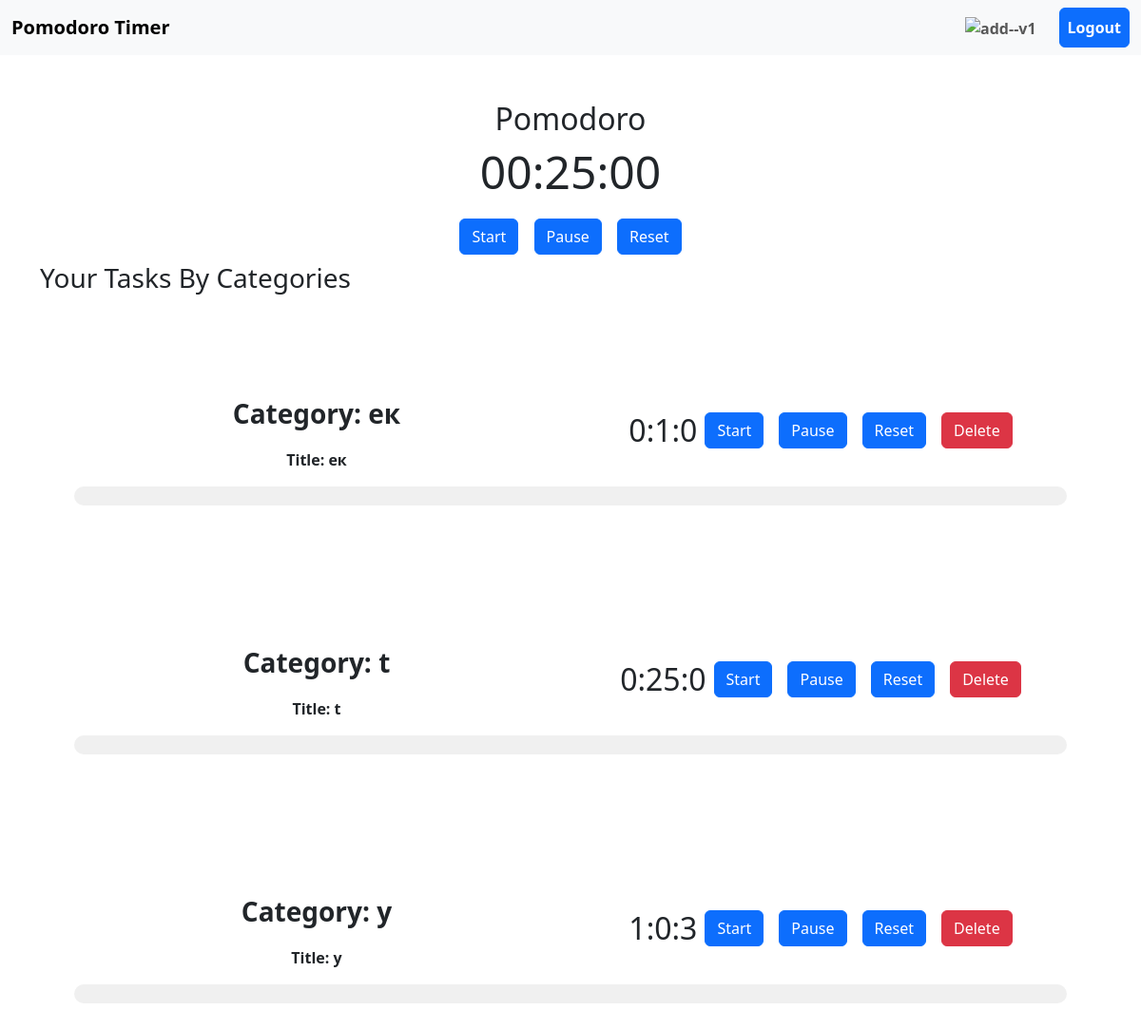
The app's page / (signed in), older data.
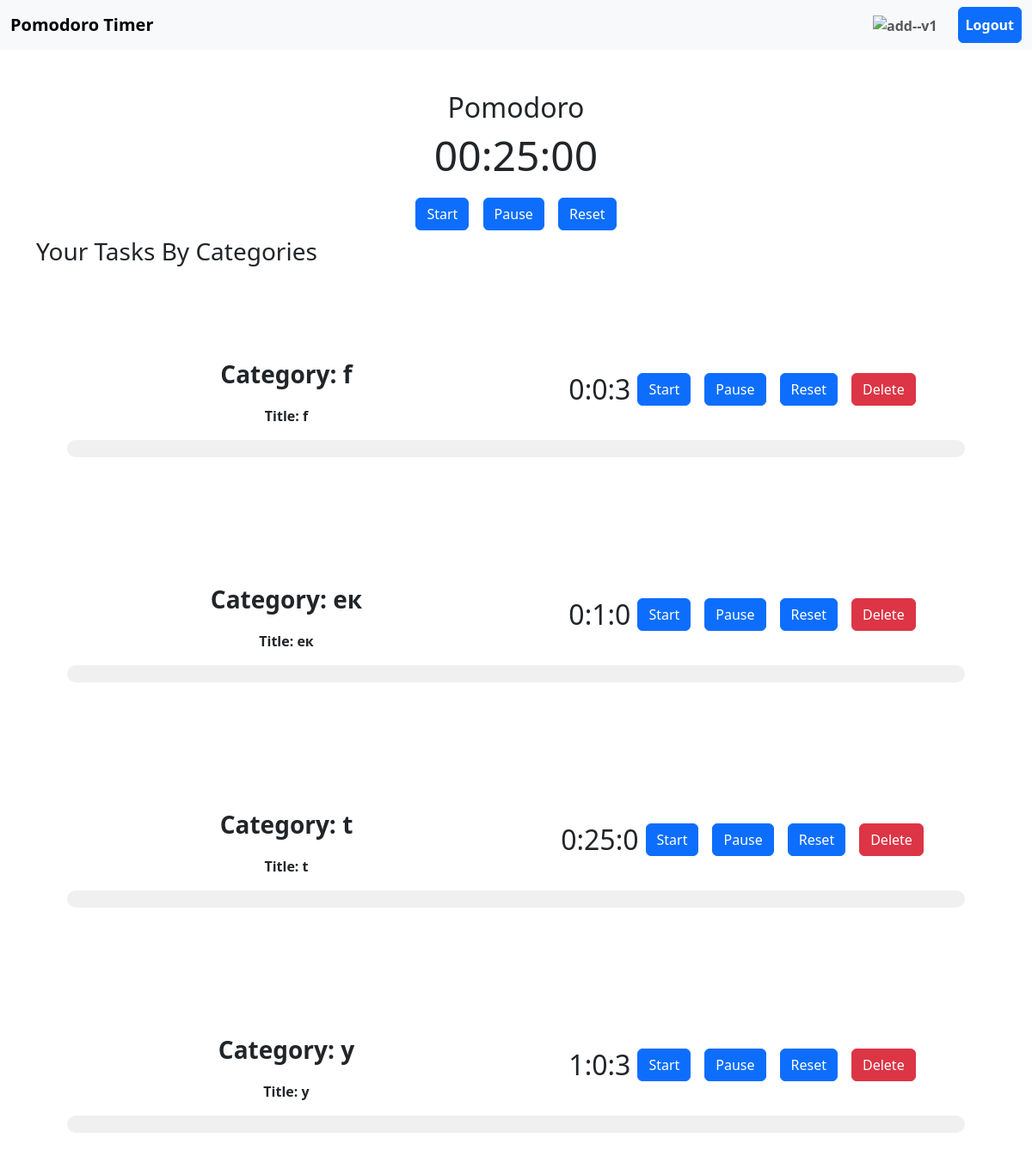
The same page, newer data.
### home/models.py (models this page shows)
class Timers(models.Model):
    title = models.CharField(max_length=100)
    hours = models.IntegerField(default=0)
    minutes = models.IntegerField(default=25)
    seconds = models.IntegerField(default=0)
    category = models.CharField(max_length=50)  # Add this line
    uuid = models.IntegerField(default=0)
    priority = models.IntegerField(default=0)

### home/views.py (the view)
# urls.py: path('', pomodoro_timer, name='pomodoro_timer'),
def pomodoro_timer(request):
    timers = Timers.objects.all().order_by('priority')
    form = PomodoroForm()
    if len(timers) == 0:
        return render(request, 'pomodromo_timer.html', {
            'form': form,
            'editable': False,
            'timers': None,
        })
    return render(request, 'pomodromo_timer.html', {
        'form': form,
        'editable': False,
        'timers': timers,
  })

### templates/pomodromo_timer.html (shortened to what this page needs)
{% load static %}
<!DOCTYPE html>
<html lang="en">
<head>
    <link href="https://cdn.jsdelivr.net/npm/bootstrap@5.3.2/dist/css/bootstrap.min.css"
          rel="stylesheet"
>
    <link rel='stylesheet' href="{% static 'style.css'%}">
</head>
<body>
    <section class="navbar--section fw-bold">
        <nav class="navbar navbar-expand-lg bg-body-tertiary">
            <div class="container-fluid">
                <a class="navbar-brand" href="#">Pomodoro Timer</a>
                <div class="collapse navbar-collapse justify-content-end" id="navbarNavAltMarkup">
                    <div class="navbar-nav">
                        {% if user.is_authenticated %}
                        <a class="nav-link mx-3" href="{% url 'add' user.id %}">
                            <img width="30" src="https://img.icons8.com/ios/50/add--v1.png"
                                 alt="add--v1"/>
                        </a>
                        <a class="btn btn-primary p-2 fw-bold" href="{% url 'logout' %}">Logout</a>
                        {% else %}
                        <a class="nav-link" href="{% url 'login' %}">Login/SignUp</a>
                        {% endif %}
                    </div>
                </div>
            </div>
        </nav>
    </section>
    <section class="timer--section">
        <div class="container">
            <div class="row">
                <div class="col-lg-12 mt-5 h4 text-center">
                    <p class="h2 text-center">Pomodoro</p>
                    <div class="timer ">
                        <span id="hours">00</span>:<span id="minutes">25</span>:<span
                                                          id="seconds">00</span>
                    </div>
                    <button class="btn btn-primary" onclick="startMainTimer()">Start</button>
                    <button class="btn btn-primary" onclick="pauseTimer()">Pause</button>
                    <button class="btn btn-primary" onclick="resetTimer()">Reset</button>
                </div>
            </div>
        </div>
    </section>
    <section class="custom--time">
        <div class="container">
            <p class="h3">Your Tasks By Categories</p>
            {% if user.is_authenticated %}
            <div class="row">
                {% if editable %}
                <form id="pomodoroForm" method="POST" action="{% url 'add' user.id %}">
                    {% csrf_token %}
                    <div class="h5 col-lg-12 mt-5 editable--form">
                        {{ form }}
                        <div class="editable--form--btn text-center">
                            <button class="btn btn-primary" type="submit">Save</button>
                        </div>
                    </div>
                </form>
                {% else %}
                {% if timers is None %}
                <div class="h5 col-lg-12 mt-5 text-center">
                    <p class="h4 text-center">No timer is set</p>
                </div>
                {% else %}
                {% for timer in timers %}
                    {% if timer.uuid == user.id %}
                    <div class="container mt-5 p-5 bg-opacity-10 rounded">
                        <div class="row text-center">
                            <div class="col">
                                <p class="fw-bolder text-center fs-3">Category: {{ timer.category }}</p>
                                <p class="fw-bolder text-center">Title: {{ timer.title }}</p>
                            </div>
                            <div class="col d-flex align-items-center justify-content-center timer">
                                <span id="hours{{ timer.id }}">{{ timer.hours }}</span>:
                                <span id="minutes{{ timer.id }}">{{ timer.minutes }}</span>:
                                <span id="seconds{{ timer.id }}">{{ timer.seconds }}</span>
                                <button class="btn btn-primary m-2"
                                    onclick="startITimer('{{ timer.id }}')">Start</button>
                                <button class="btn btn-primary m-2"
                                    onclick="pauseITimer('{{ timer.id }}')">Pause</button>
                                <button class="btn btn-primary m-2"
                                    onclick="resetITimer('{{ timer.id }}')">Reset</button>
                                <a class="btn btn-danger m-2"
                                    href="/delete/{{ timer.id }}">Delete</a>
                            </div>
                        </div>
                        <div class="round-time-bar" data-style="smooth" style="--duration: 150;">
                        </div>
                    </div>
                    {% endif %}
                {% endfor %}
                {% endif %}
                {% endif %}
            </div>
            {% endif %}
        </div>
    </section>
</body>
</html>

### static/style.css (style rules this page uses)
.timer { font-size: 2em; margin-bottom: 20px; }
button { padding: 10px 20px; font-size: 1em; cursor: pointer; margin: 0 5px; }
.round-time-bar { width: 100%; height: 20px; background-color: #f0f0f0; border-radius: 10px; overflow: hidden; }

Row changes from the older to the newer data that the page shows:
added Timers: category "f", title "f", hours "0", minutes "0", seconds "3"
